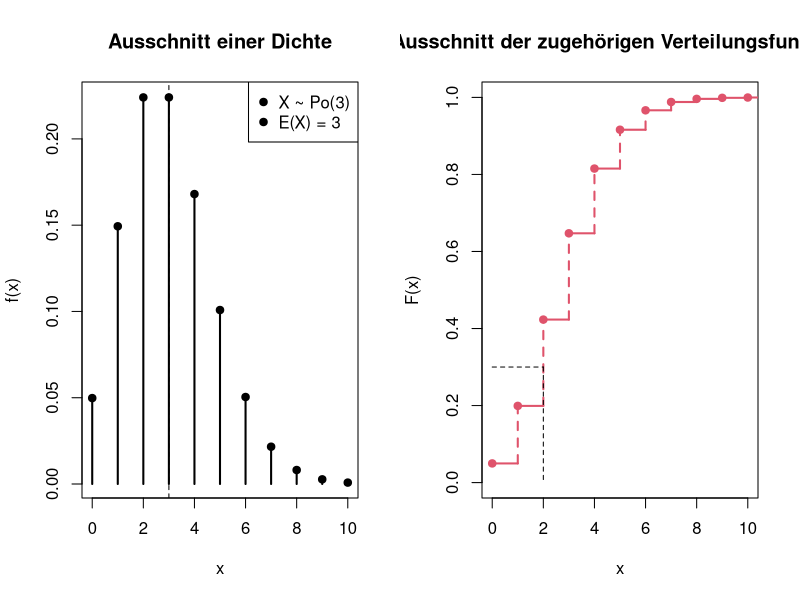
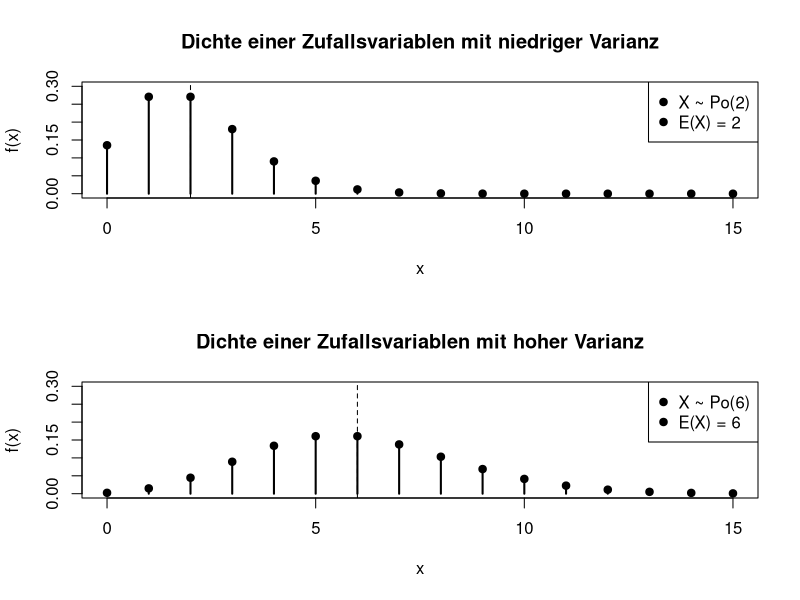

Generate these figures, in order, with R:
## ---- chunk 1
plot_pois_dens <- function(x, lambda, E=FALSE, ...){
    plot(x, dpois(x, lambda), col=1, pch=19, ylab="f(x)", ...)
    for(x_i in x){
        lines(c(x_i, x_i), c(0, dpois(x_i, lambda)), col=1, lwd=2)
    }
    if(E==TRUE){
        abline(v=lambda, lty=2)
        legend("topright", legend=c(paste0("X ~ Po(",lambda,")"), paste0("E(X) = ",lambda)), pch=19)
    }
}

plot_pois_dist <- function(x, lambda, q=FALSE, ...){
    plot(x, ppois(x, lambda), col=2, pch=19, ylab="F(x)", ylim=c(0,1), ...)
    for(x_i in x){
        F <- ppois(x_i, lambda)
        lines(c(x_i, x_i+1), c(F, F), col=2, lwd=2)
        lines(c(x_i+1, x_i+1), c(F, ppois(x_i+1, lambda)), col=2, lwd=2, lty=2)
    }
    ## F_X mit Quantil
    if(q != FALSE){
        lines(x=c(0, qpois(q, lambda)),
              y=c(q, q), lty=2)
        lines(x=c(qpois(q, lambda), qpois(q, lambda)),
              y=c(q, 0), lty=2)
    }
}

lambda <- 3
x <- 0:10

op <- par(mfrow=c(1,2))
plot_pois_dens(x, lambda, E=TRUE, main="Ausschnitt einer Dichte")
plot_pois_dist(x, lambda, q=0.3, main="Ausschnitt der zugehörigen Verteilungsfunktion")
par(op)
## ---- chunk 2
#### Eine Dichte mit hoher, eine mit niedriger Varianz
lambda1 <- 2
lambda2 <- 6
x <- 0:15

op <- par(mfrow=c(2,1))
plot_pois_dens(x, lambda1, E=TRUE, main="Dichte einer Zufallsvariablen mit niedriger Varianz", ylim=c(0, 0.3))
plot_pois_dens(x, lambda2, E=TRUE, main="Dichte einer Zufallsvariablen mit hoher Varianz", ylim=c(0, 0.3))
par(op)
